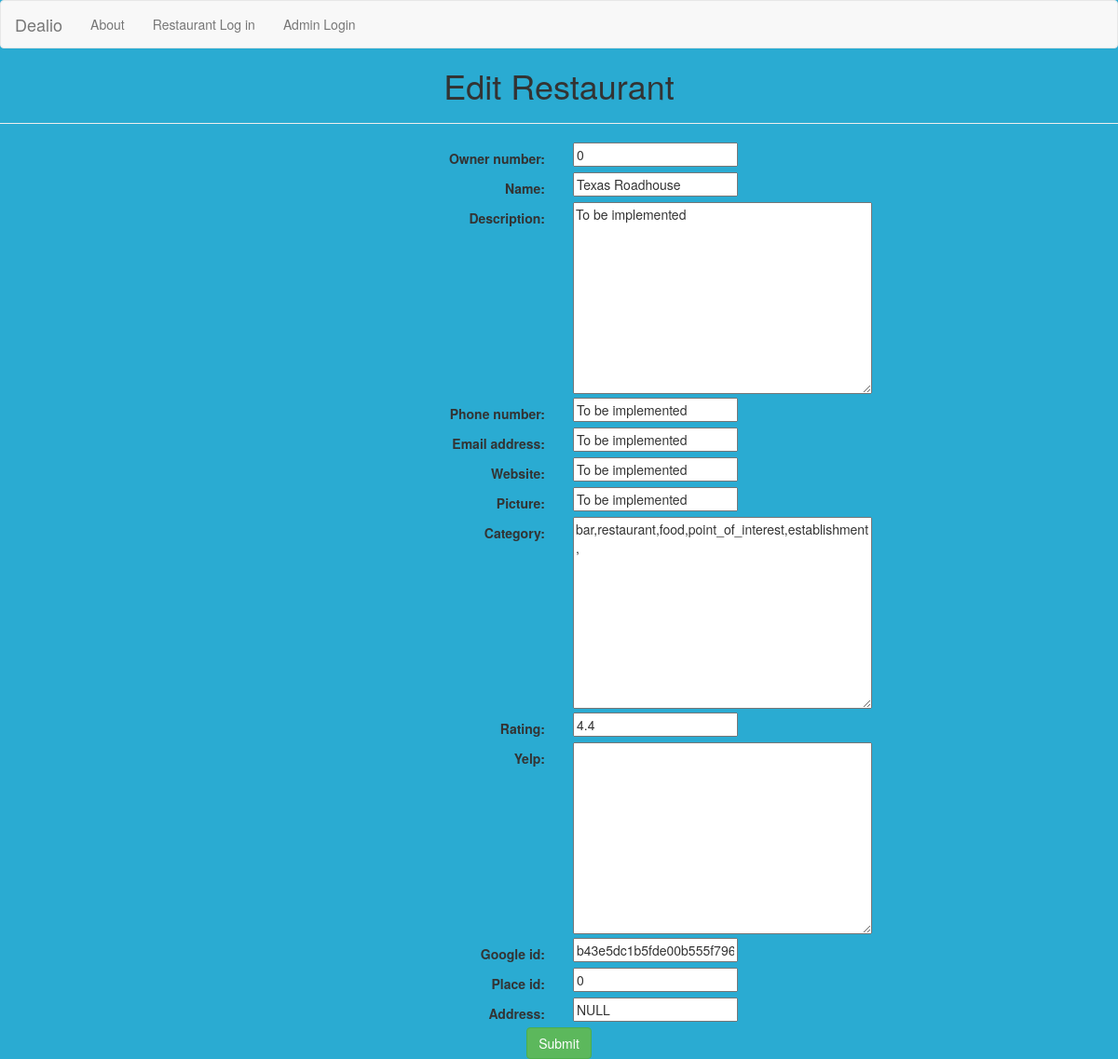
/restaurant/1/, run on an earlier commit of the app's database.
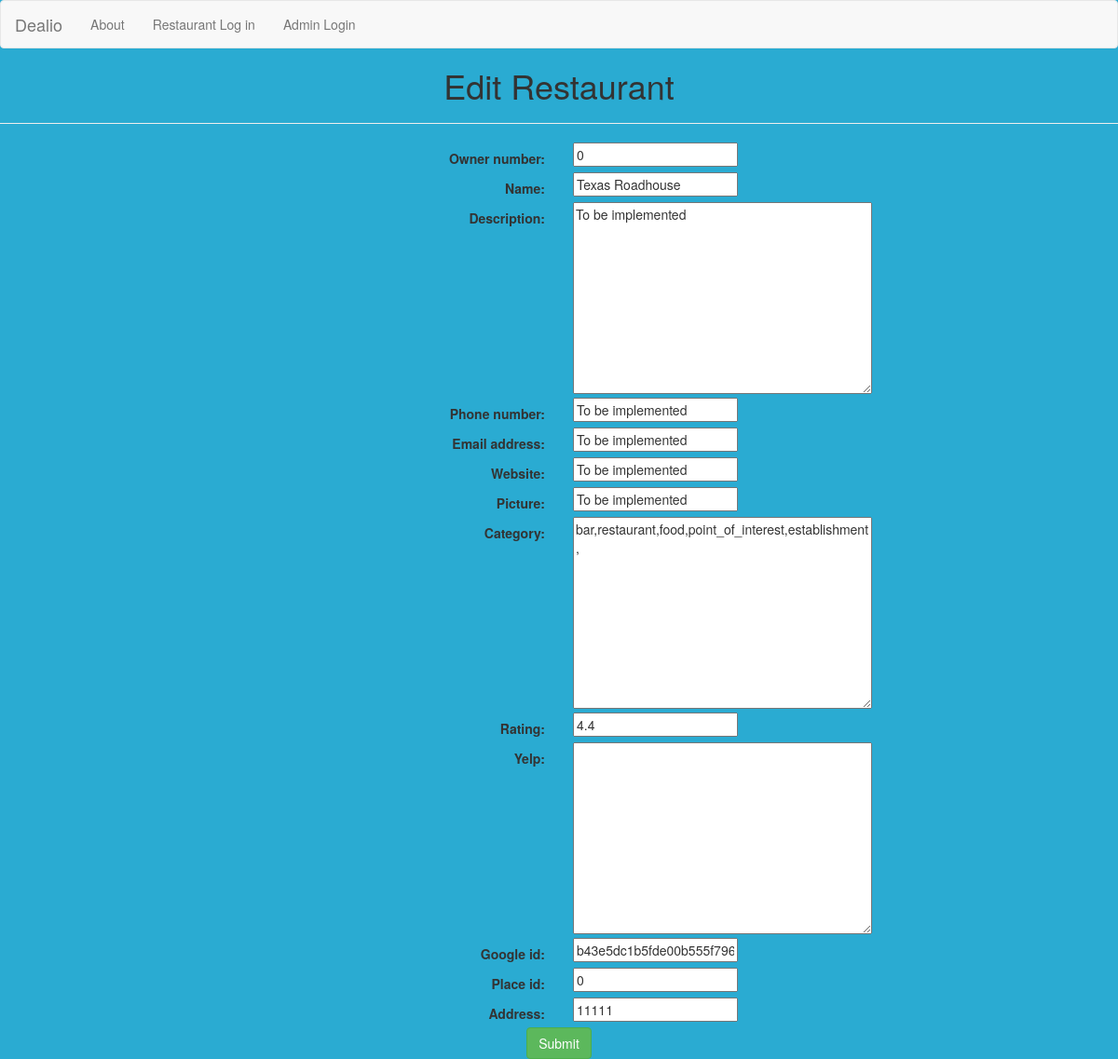
And on a later commit of the database.
### dealioApp/models.py (models this page shows, shortened)
class Restaurant(models.Model):
    categoryOptions = (
        ('Food Choice',(
                ('American', 'American'),
                ('Chinese', 'Chinese'),
                ('Indian', 'Indian'),
                ('Mexican', 'Mexican'),
                ('Italian', 'Italian'),
            )
         ),
    )
    proms = models.ManyToManyField(Promotion)
    promos = []
    is_filtered = True
    owner_number = models.IntegerField()
    name = models.CharField(max_length=50)
    description = models.TextField()
    address = models.CharField(max_length=50)
    phone_number = models.CharField(max_length=25)
    email_address = models.CharField(max_length=30)
    website= models.CharField(max_length=75)
    picture = models.CharField(max_length=50)
    category = models.TextField()
    rating = models.CharField(max_length=5)
    yelp = models.TextField()
    google_id = models.CharField(max_length=100)
    place_id = models.CharField(max_length=100, default='0')

### dealioApp/views.py (the view)
# urls.py: url(r'^restaurant/(?P<pk>\d+)/$', views.RestaurantUpdate.as_view(), name='restaurant-update'),
class RestaurantUpdate(UpdateView):
    model = Restaurant
    fields = ['owner_number', 'name', 'description', 'phone_number', 'email_address', 'website', 'picture', 'category','rating', 'yelp','google_id','place_id','address']

### dealioApp/templates/dealioApp/restaurant_form.html (shortened to what this page needs)
<!DOCTYPE html>
<html lang="en">
<head>
    {% extends "dealioApp/home.html" %}
    {% block content %}
    <div class="container-fluid">
        <div class="row" align="center">
            <h1>Edit Restaurant</h1>
            <hr>
            <form class="form-horizontal" action="" method="post">
                <div class="container-fluid" align="center">
                {% for field in form %}
                  <div class="row" align="center">
                    <div class="col-xs-2 col-sm-2 col-md-2 col-lg-2">
                    </div>
                    <div class="col-xs-4 col-sm-4 col-md-4 col-lg-4" align="right">
                        <label class="control-label">{{ field.label_tag }}</label>
                    </div>
                    <div class="col-xs-6 col-sm-6 col-md-6 col-lg-6" align = "left">
                        {{ field }}
                    </div>
                  </div>
                {% endfor %}
                </div>
                <div align="center">
                    <button type="submit" class="btn btn-success">Submit</button>
                </div>
            </form>
        </div>
    </div>
  {% endblock %}

### dealioApp/templates/dealioApp/home.html (shortened to what this page needs)
{% load i18n %}
<!DOCTYPE html>
<html lang="en">
<head>
    {% load staticfiles %}
	<link rel="stylesheet" href="{% static 'css/bootstrap.min.css' %}" />
    <nav class="navbar navbar-default">
  <div class="container-fluid">
    <div class="navbar-header">
      <a class="navbar-brand" href="/">Dealio</a>
    </div>
    {% block header %}
    <div class="collapse navbar-collapse" id="bs-example-navbar-collapse-1">
      <ul class="nav navbar-nav">
      <li><a href="/about"> About</a></li>
        {% if user.is_authenticated %}
            (<li><a href="{% url 'auth_logout' %}">{% trans "Log out" %}</a></li> |
             <li><a href="{% url 'auth_password_change' %}">{% trans "Change password" %}</a></li>)
            <li><a href="{% url 'restaurant-add' %}">Create Rest.</a></li>
            <div class="navbar-brand" href="/">{% trans "Logged in" %}: {{ user.username }}</div>
        {% else %}
           <li><a href="{% url 'auth_login' %}">{% trans "Restaurant Log in" %}</a></li>
           <li><a href="/admin">Admin Login</a></li>
        {% endif %}
      </ul>
    </div>
    {% endblock %}
  </div>
</nav>
</head>
<body style = "background-color: #2aabd2; overflow-y: scroll;">
    {% block content %}{% endblock %}
</body>
</html>

What changed in the data, as far as the page shows it:
changed Restaurant "Texas Roadhouse": address "NULL" → "11111"
